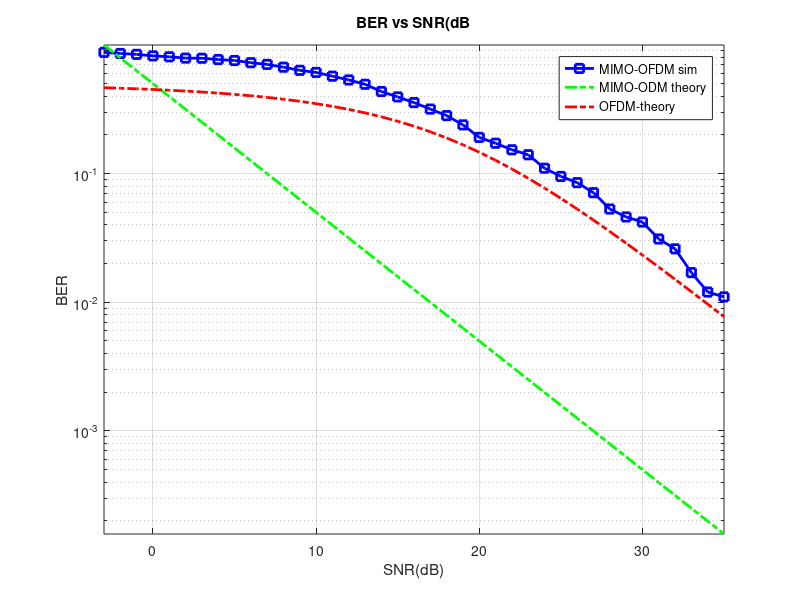

This figure's MATLAB source:
clc;
close all;
clear all;
SNRdB=[-3:35];
nsub=100;
numblocks=10;
ber=zeros(size(SNRdB));
SNR=zeros(size(SNRdB));
%numRxAnt=2;
%numTxAnt=2;
taps=2;
ncp=round(nsub/10);
for L=1:numblocks
bits1=randi([0,1],[1,nsub]);
bits2=randi([0,1],[1,nsub]);
%chnoise = zeros(numAnt,blocklength);
H1=1/sqrt(2)*(randn(1,taps)+ j*randn(1,taps));
H2=1/sqrt(2)*(randn(1,taps)+ j*randn(1,taps));
hfreq1=fft(H1,nsub);
hfreq2=fft(H2,nsub);
chnoise=(randn(1,taps+nsub+ncp-1)+j*(randn(1,taps+nsub+ncp-1)));
for k=1:length(SNRdB)
SNR(k)=10^(SNRdB(k)/10);
loadedbits1=sqrt(SNR(k))*(2*bits1-1);
loadedbits2=sqrt(SNR(k))*(2*bits2-1);
txsamples1=ifft(loadedbits1);
txsamples2=ifft(loadedbits2);
txsamplescp1=[txsamples1(nsub-ncp+1:nsub),txsamples1];
txsamplescp2=[txsamples2(nsub-ncp+1:nsub),txsamples2];
Rxbits11=conv(H1,txsamplescp1)+chnoise;
Rxbits12=conv(H2,txsamplescp1)+chnoise;
Rxbits22=conv(H2,txsamplescp2)+chnoise;
Rxbits21=conv(H1,txsamplescp2)+chnoise;
rxbitswithoutcp11=Rxbits11(ncp+1:ncp+nsub);
rxbitswithoutcp12=Rxbits12(ncp+1:ncp+nsub);
rxbitswithoutcp21=Rxbits21(ncp+1:ncp+nsub);
rxbitswithoutcp22=Rxbits22(ncp+1:ncp+nsub);
rxbitsfft11=fft(rxbitswithoutcp11,nsub);
rxbitsfft12=fft(rxbitswithoutcp12,nsub);
rxbitsfft21=fft(rxbitswithoutcp21,nsub);
rxbitsfft22=fft(rxbitswithoutcp22,nsub);
processedbits11=rxbitsfft11./hfreq1;
processedbits12=rxbitsfft12./hfreq2;
processedbits21=rxbitsfft21./hfreq1;
processedbits22=rxbitsfft22./hfreq2;
processedbits1=(processedbits11+ processedbits12);
processedbits2=(processedbits21+ processedbits22);
decodedbits=((real(processedbits1))>=0);
ber(k)=ber(k)+sum(sum(decodedbits~=bits1));
decodedbits=((real(processedbits2))>=0);
ber(k)=ber(k)+sum(sum(decodedbits~=bits2));
end
end
esnr=taps*SNR/nsub;
dord=1;
ber=ber/(numblocks*nsub);
semilogy(SNRdB,ber,'b-s','linewidth',2.0);
hold on;
semilogy(SNRdB,nchoosek(2*dord-1,dord-1)*1/2^dord./SNR.^dord,'g-.','linewidth',2.0);
hold on;
semilogy(SNRdB,0.5*(1-sqrt(esnr./(2+esnr))),'r-.','linewidth',2.0);
axis tight;
hold off
grid on;
legend('MIMO-OFDM sim','MIMO-ODM theory','OFDM-theory');
xlabel('SNR(dB)');
ylabel('BER');
title('BER vs SNR(dB');